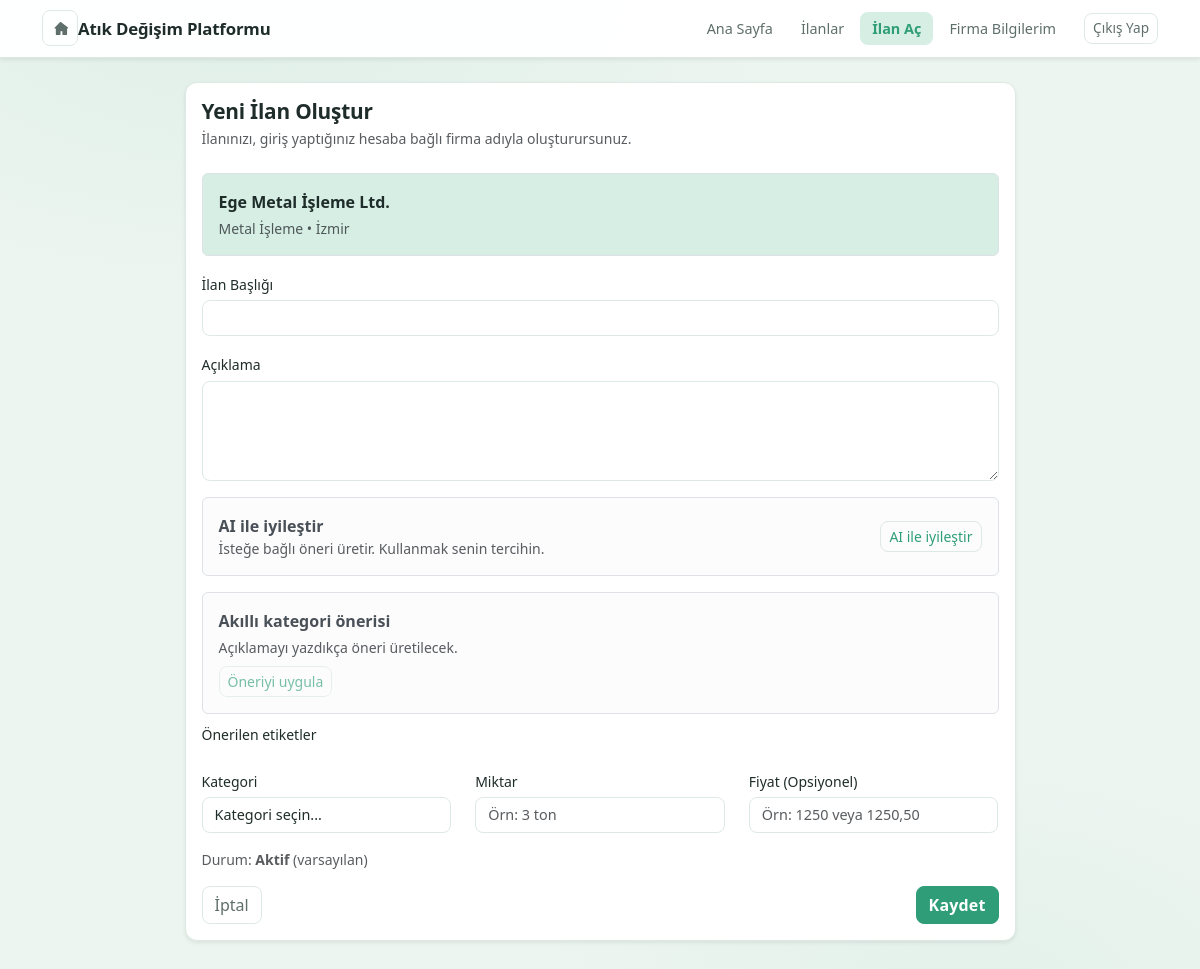
The app's page /listing/create (signed in) with its own data.
### models.py (models this page shows, shortened)
class Firm(db.Model):
    __tablename__ = "companies"
    id = db.Column(db.Integer, primary_key=True)
    user_id = db.Column(db.Integer, db.ForeignKey("users.id"), nullable=True, unique=True)
    name = db.Column(db.String(200), nullable=False)
    city = db.Column(db.String(100), nullable=False)
    sector = db.Column(db.String(200), nullable=False)
    description = db.Column(db.Text, nullable=True)
    phone = db.Column(db.String(50), nullable=True)
    created_at = db.Column(db.DateTime, default=datetime.utcnow, nullable=False)
    listings = db.relationship("Listing", backref="firm", lazy=True)

### app.py (the view, shortened to what this page needs)
    @app.route("/listing/create", methods=["GET", "POST"])
    @login_required
    def create_listing():
        firm = Firm.query.filter_by(user_id=current_user.id).first()
        if not firm:
            flash("İlan açmadan önce firma bilgilerinizi oluşturmalısınız.", "warning")
            return redirect(url_for("firm_create"))
        return render_template(
            "listings/create.html",
            title="İlan Oluştur",
            firm=firm,
            form_data={},
        )

### templates/listings/create.html (shortened to what this page needs)
{% extends "base.html" %}
{% block content %}
<div class="row">
  <div class="col-lg-9 mx-auto">
    <div class="card shadow-sm mb-4">
      <div class="card-body">
        <h2 class="section-title mb-1">Yeni İlan Oluştur</h2>
        <p class="text-muted small mb-4">
          İlanınızı, giriş yaptığınız hesaba bağlı firma adıyla oluşturursunuz.
        </p>
        <div class="alert alert-info border">
          <div class="fw-semibold mb-1">{{ firm.name }}</div>
          <div class="small text-muted">{{ firm.sector }} • {{ firm.city }}</div>
        </div>
        <form method="post" class="listing-form">
          <div class="mb-3">
            <label for="title" class="form-label">İlan Başlığı</label>
            <input
              type="text"
              class="form-control"
              id="title"
              name="title"
              required
              value="{{ form_data.get('title', '') }}"
            />
          </div>
          <div class="mb-3">
            <label for="description" class="form-label">Açıklama</label>
            <textarea
              class="form-control"
              id="description"
              name="description"
              rows="4"
              required
            >{{ form_data.get('description', '') }}</textarea>
            <div class="alert alert-light border mt-3 mb-2">
              <div class="d-flex align-items-center justify-content-between flex-wrap gap-2">
                <div>
                  <div class="fw-semibold">AI ile iyileştir</div>
                  <div class="text-muted small">İsteğe bağlı öneri üretir. Kullanmak senin tercihin.</div>
                </div>
                <div>
                  <button
                    type="button"
                    class="btn btn-sm btn-outline-primary"
                    id="ai_improve_button"
                  >
                    AI ile iyileştir
                  </button>
                </div>
              </div>
            </div>
          </div>
          <div class="mb-3">
            <div class="alert alert-light border mb-2">
              <div class="fw-semibold mb-1">Akıllı kategori önerisi</div>
              <div
                id="kategori_onerisi_metni"
                class="text-muted small mb-2"
              >
              </div>
              <button
                type="button"
                class="btn btn-sm btn-outline-primary"
                id="kategori_onerisi_uygula"
                disabled
              >
              </button>
            </div>
            <label class="form-label mb-2">Önerilen etiketler</label>
          </div>
          <div class="row">
            <div class="col-md-4 mb-3">
              <label for="category" class="form-label">Kategori</label>
              <select
                class="form-select"
                id="category"
                name="category"
                required
              >
                <option value="">Kategori seçin...</option>
              </select>
            </div>
            <div class="col-md-4 mb-3">
              <label for="quantity" class="form-label">Miktar</label>
              <input
                type="text"
                class="form-control"
                id="quantity"
                name="quantity"
                placeholder="Örn: 3 ton"
                required
                value="{{ form_data.get('quantity', '') }}"
              />
            </div>
            <div class="col-md-4 mb-3">
              <label for="price" class="form-label">Fiyat (Opsiyonel)</label>
              <input
                type="text"
                class="form-control"
                id="price"
                name="price"
                placeholder="Örn: 1250 veya 1250,50"
                value="{{ form_data.get('price', '') }}"
              />
            </div>
          </div>
          <div class="mb-3">
            <p class="text-muted small mb-0">
              Durum: <strong>Aktif</strong> (varsayılan)
            </p>
          </div>
          <div class="d-flex justify-content-between">
            <a href="{{ url_for('index') }}" class="btn btn-outline-secondary">
              İptal
            </a>
            <button type="submit" class="btn btn-primary">
              Kaydet
            </button>
          </div>
        </form>
      </div>
    </div>
  </div>
</div>
{% endblock %}

### static/style.css (style rules this page uses)
:root { --ap-green: #2F9E78; --ap-green-hover: #27896A; --ap-green-soft: #D7EEE5; --ap-green-border: #DDE9E3; --ap-bg-light: #F4FAF7; --ap-bg-page: #EDF5F1; --ap-white: #FFFFFF; --ap-text: #1F2D2A; --ap-text-muted: #5F6F6B; --bs-primary: #2F9E78; --bs-primary-rgb: 47, 158, 120; --bs-link-color: #2F9E78; --bs-link-hover-color: #27896A; --ap-radius-sm: 0.5rem; --ap-radius: 0.75rem; --ap-radius-lg: 1rem; --ap-shadow-sm: 0 1px 4px rgba(31, 45, 42, 0.06), 0 2px 10px rgba(31, 45, 42, 0.04); --ap-shadow: 0 2px 12px rgba(31, 45, 42, 0.08), 0 4px 24px rgba(31, 45, 42, 0.04); --ap-shadow-lg: 0 8px 32px rgba(31, 45, 42, 0.10), 0 2px 8px rgba(31, 45, 42, 0.05); --ap-transition: 0.18s ease; }
body.theme-atik { font-family: "DM Sans", system-ui, -apple-system, BlinkMacSystemFont, "Segoe UI", sans-serif; background-color: var(--ap-bg-page); background-image: radial-gradient(ellipse 80% 50% at 20% 0%, rgba(47,158,120,0.07) 0%, transparent 60%), radial-gradient(ellipse 60% 40% at 80% 100%, rgba(47,158,120,0.05) 0%, transparent 60%); color: var(--ap-text); min-height: 100vh; }
body.theme-atik a { color: var(--ap-green); font-weight: 500; text-decoration: none; transition: color var(--ap-transition); }
body.theme-atik .btn-primary { background-color: var(--ap-green); border-color: var(--ap-green); color: #fff; font-weight: 600; letter-spacing: 0.01em; border-radius: var(--ap-radius-sm); transition: background var(--ap-transition), border-color var(--ap-transition), transform var(--ap-transition), box-shadow var(--ap-transition); }
body.theme-atik .btn-outline-primary { color: var(--ap-green); border-color: var(--ap-green-border); font-weight: 500; border-radius: var(--ap-radius-sm); transition: background var(--ap-transition), border-color var(--ap-transition), color var(--ap-transition), transform var(--ap-transition); }
body.theme-atik .btn-outline-secondary { border-color: var(--ap-green-border); color: var(--ap-text-muted); border-radius: var(--ap-radius-sm); transition: background var(--ap-transition), border-color var(--ap-transition), color var(--ap-transition); }
body.theme-atik .card { background: var(--ap-white); border: 1px solid var(--ap-green-border); border-radius: var(--ap-radius); box-shadow: var(--ap-shadow-sm); }
body.theme-atik .form-control, body.theme-atik .form-select { border-radius: var(--ap-radius-sm); border-color: var(--ap-green-border); background: var(--ap-white); color: var(--ap-text); font-size: 0.9rem; transition: border-color var(--ap-transition), box-shadow var(--ap-transition); }
body.theme-atik .form-label { font-weight: 500; font-size: 0.875rem; color: var(--ap-text); margin-bottom: 0.35rem; }
body.theme-atik .alert-info { background-color: var(--ap-green-soft); border-color: var(--ap-green-border); color: var(--ap-text); }
.listing-form .form-label, .request-form .form-label { font-weight: 500; }
.section-title { font-size: 1.3rem; font-weight: 700; color: var(--ap-text); letter-spacing: -0.01em; }

### records on screen
Firm: name "Ege Metal İşleme Ltd.", sector "Metal İşleme", city "İzmir"
